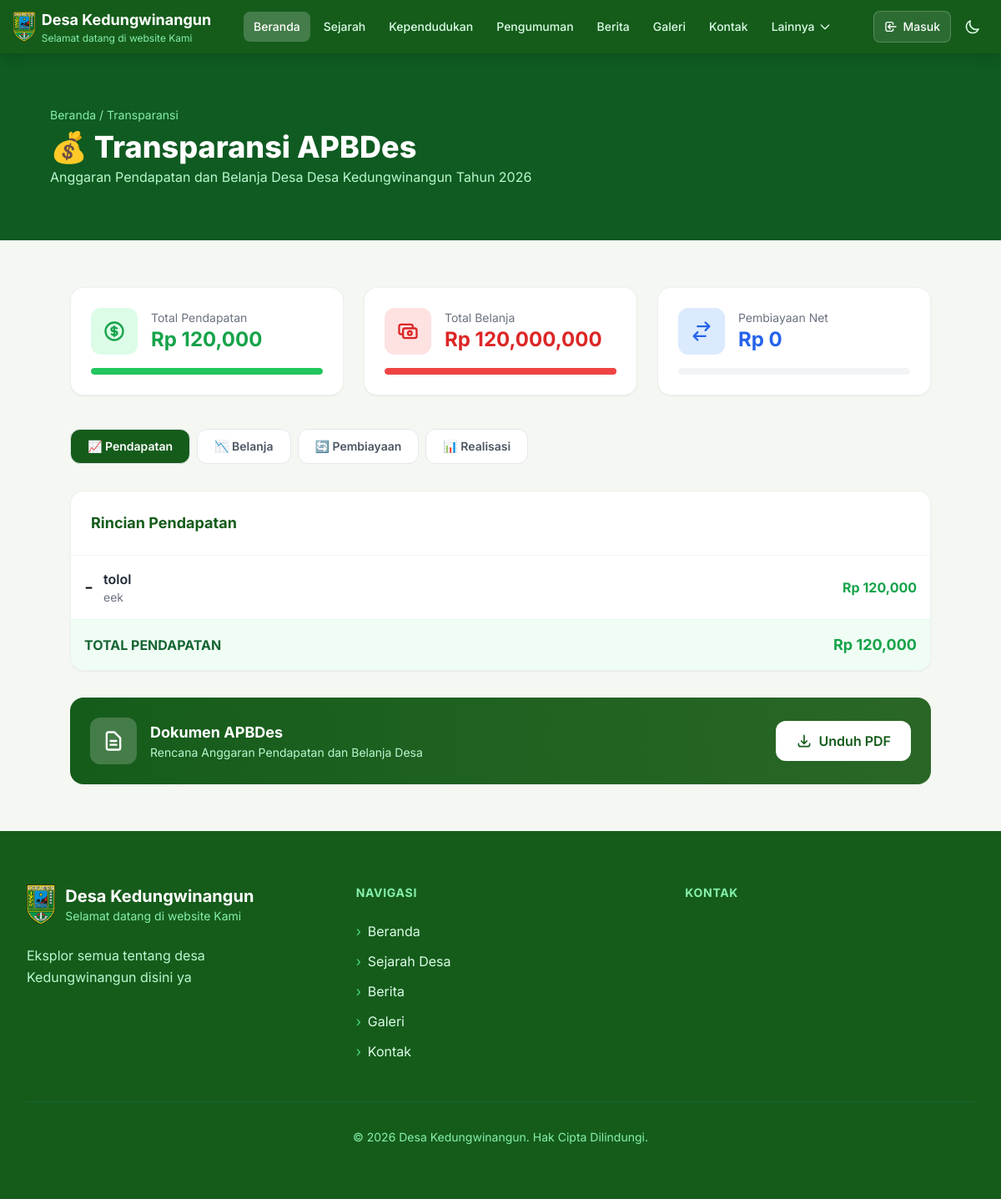
The app's page /transparansi, older data.
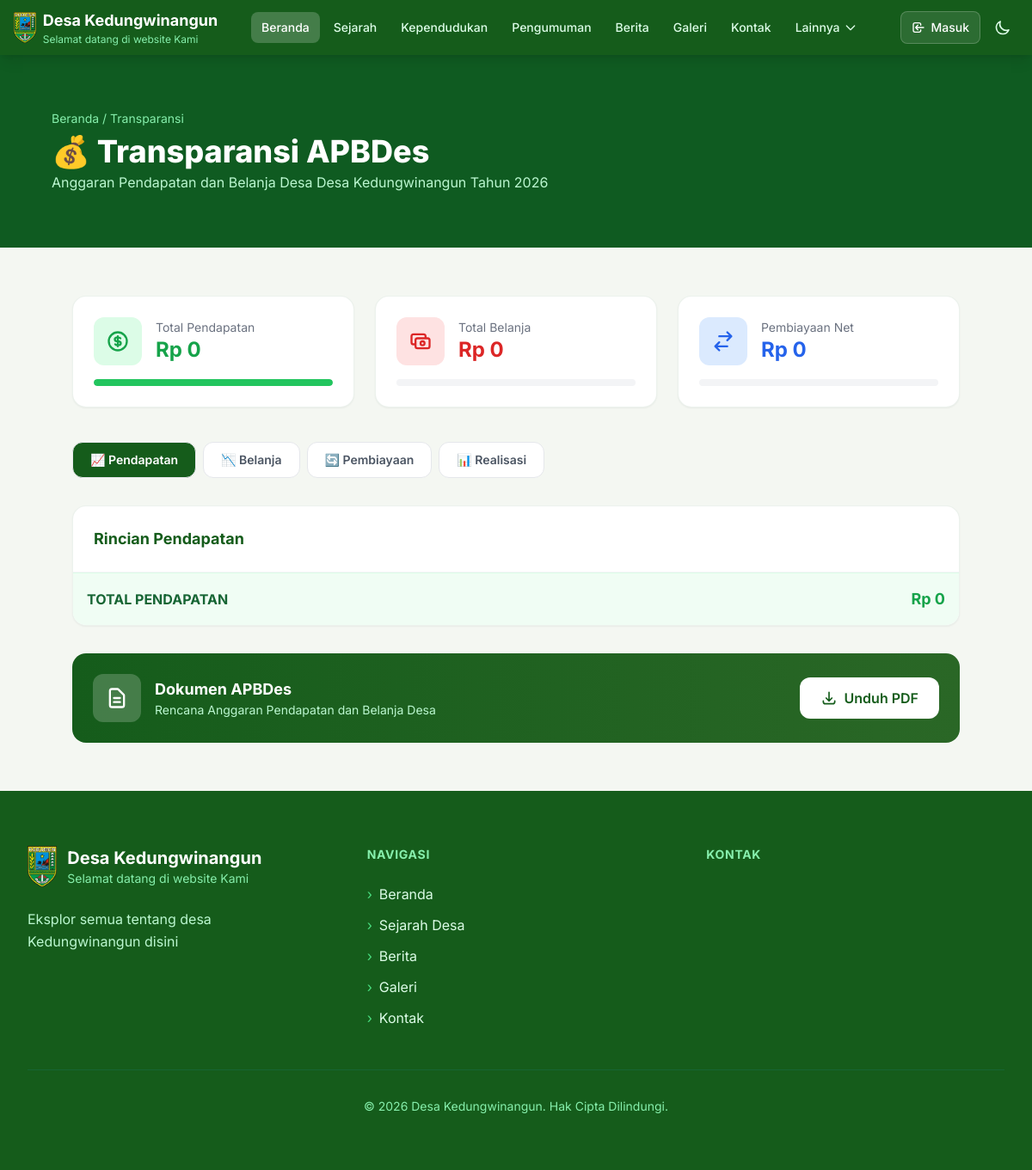
The same page, newer data.
### tables this page shows
CREATE TABLE apbdes (
                id INTEGER PRIMARY KEY AUTOINCREMENT,
                tahun INTEGER NOT NULL,
                jenis TEXT NOT NULL,
                nama TEXT NOT NULL,
                icon TEXT DEFAULT '📄',
                jumlah INTEGER DEFAULT 0,
                deskripsi TEXT,
                created_at TIMESTAMP DEFAULT CURRENT_TIMESTAMP,
                updated_at TIMESTAMP DEFAULT CURRENT_TIMESTAMP
            );

CREATE TABLE config (
                key TEXT PRIMARY KEY,
                value TEXT
            );

### routes/public.py (the view)
@public_bp.route("/transparansi")
def transparansi():
    from datetime import datetime
    try:
        from models import get_all_pages, get_apbdes_by_tahun, get_apbdes_summary, get_available_tahun
        desa_info = get_desa_info_with_maps()
        custom_pages = get_all_pages()
        tahun_list = get_available_tahun()
        if not tahun_list:
            tahun_list = [datetime.now().year]
        tahun = request.args.get('tahun', tahun_list[0], type=int)
        apbdes_list = get_apbdes_by_tahun(tahun)
        summary = get_apbdes_summary(tahun)
        grouped = {'pendapatan': [], 'belanja': [], 'pembiayaan': []}
        for item in apbdes_list:
            if item['jenis'] in grouped:
                grouped[item['jenis']].append(item)
        total_pendapatan = sum(item['jumlah'] for item in grouped['pendapatan'])
        total_belanja = sum(item['jumlah'] for item in grouped['belanja'])
        total_pembiayaan_in = sum(item['jumlah'] for item in grouped['pembiayaan']) if grouped['pembiayaan'] else 0
        pembiayaan_net = total_pembiayaan_in  # Simplified
        apbdes = {
            'tahun': tahun,
            'total_pendapatan': total_pendapatan,
            'total_belanja': total_belanja,
            'pembiayaan_net': pembiayaan_net,
            'pendapatan': grouped['pendapatan'],
            'belanja': grouped['belanja'],
            'pembiayaan': grouped['pembiayaan'],
            'realisasi': [
                {'icon': '🛠️', 'nama': 'Pembangunan', 'realisasi': 65, 'jumlah_rencana': 400_000_000, 'jumlah_realisasi': 260_000_000},
                {'icon': '👥', 'nama': 'Pemerintahan', 'realisasi': 80, 'jumlah_rencana': 200_000_000, 'jumlah_realisasi': 160_000_000},
                {'icon': '🤝', 'nama': 'Pemberdayaan', 'realisasi': 45, 'jumlah_rencana': 120_000_000, 'jumlah_realisasi': 54_000_000},
                {'icon': '🎭', 'nama': 'Kegiatan', 'realisasi': 90, 'jumlah_rencana': 100_000_000, 'jumlah_realisasi': 90_000_000},
            ],
        }
        return render_template(
            "transparansi.html",
            page={"title": "Transparansi"},
            desa=desa_info,
            nav_links=NAV_LINKS,
            tahun=tahun,
            site_name=desa_info['nama'],
            site_tagline=desa_info['tagline'],
            site_description=desa_info['deskripsi'],
            custom_pages=custom_pages,
            apbdes=apbdes,
        )
    except Exception as e:
        logger.error(f"Error loading transparansi page: {str(e)}")
        flash('Terjadi kesalahan saat memuat halaman transparansi', 'error')
        return redirect(url_for('public.index'))

### app.py (called while the page is built)
@app.context_processor
def inject_openrouter_key():
    return {
        'openrouter_api_key': environ.get('OPENROUTER_API_KEY', '')
    }

@app.context_processor
def inject_custom_pages():
    from models import get_all_pages
    return {'custom_pages_nav': get_all_pages()}

### models.py (called while the page is built)
def get_db_connection():
    conn = sqlite3.connect(Config.DB_NAME)
    conn.row_factory = sqlite3.Row
    return conn

def get_config(key, default=None):
    try:
        conn = get_db_connection()
        cursor = conn.cursor()
        cursor.execute('SELECT value FROM config WHERE key = ?', (key,))
        row = cursor.fetchone()
        conn.close()
        return row['value'] if row else (default if default is not None else DEFAULT_CONFIG.get(key, ''))
    except Exception as e:
        logger.error(f"Error getting config '{key}': {str(e)}")
        return default if default is not None else DEFAULT_CONFIG.get(key, '')

### routes/public.py (called while the page is built)
def get_desa_info_with_maps():
    info = get_desa_info()
    info['maps_embed_url'] = MAPS_EMBED_URL
    info['dusun'] = DUSUN_DATA
    return info

### templates/transparansi.html (shortened to what the changed rows need)
<!DOCTYPE html>
<html lang="id">
<head>
    <script src="https://cdn.tailwindcss.com"></script>
    <link rel="stylesheet" href="{{ url_for('static', filename='styles.css') }}">
</head>
<body>
    {% include 'partials/navbar.html' %}
    <div class="bg-[#0F5B21] px-6 py-10 md:px-[5%] md:py-16 text-white">
        <h1 class="text-2xl md:text-4xl font-extrabold">💰 Transparansi APBDes</h1>
    </div>
    <div class="px-6 py-10 md:px-[5%] md:py-14 max-w-6xl mx-auto">
        <div class="grid grid-cols-1 md:grid-cols-3 gap-6 mb-10">
            <div class="bg-white rounded-2xl p-6 shadow-sm border border-[rgba(21,92,27,0.08)]">
                <div class="flex items-center gap-4 mb-4">
                    <div>
                        <p class="text-gray-500 text-sm">Total Pendapatan</p>
                        <p class="text-2xl font-bold text-green-600">Rp {{ "{:,.0f}".format(apbdes.total_pendapatan) }}</p>
                    </div>
                </div>
            </div>
            <div class="bg-white rounded-2xl p-6 shadow-sm border border-[rgba(21,92,27,0.08)]">
                <div class="flex items-center gap-4 mb-4">
                    <div>
                        <p class="text-gray-500 text-sm">Total Belanja</p>
                        <p class="text-2xl font-bold text-red-600">Rp {{ "{:,.0f}".format(apbdes.total_belanja) }}</p>
                    </div>
                </div>
                <div class="h-2 bg-gray-100 rounded-full overflow-hidden">
                    <div class="h-full bg-red-500 rounded-full" style="width: {% if apbdes.total_pendapatan > 0 %}{{ (apbdes.total_belanja / apbdes.total_pendapatan * 100)|round|int }}{% else %}0{% endif %}%"></div>
                </div>
            </div>
        </div>
        <div x-data="{ activeTab: 'pendapatan' }">
            <div x-show="activeTab === 'pendapatan'" class="bg-white rounded-2xl shadow-sm border border-[rgba(21,92,27,0.08)] overflow-hidden">
                <div class="divide-y divide-gray-100">
                    {% for item in apbdes.pendapatan %}
                    <div class="flex items-center justify-between p-4 hover:bg-gray-50 transition-colors">
                        <div class="flex items-center gap-3">
                            <span class="text-2xl">{{ item.icon }}</span>
                            <div>
                                <p class="font-semibold text-gray-800">{{ item.nama }}</p>
                                <p class="text-sm text-gray-500">{{ item.deskripsi }}</p>
                            </div>
                        </div>
                        <div class="text-right">
                            <p class="font-bold text-green-600">Rp {{ "{:,.0f}".format(item.jumlah) }}</p>
                        </div>
                    </div>
                    {% endfor %}
                </div>
                <div class="p-4 bg-green-50 border-t border-green-100">
                    <div class="flex items-center justify-between">
                        <span class="font-bold text-green-800">TOTAL PENDAPATAN</span>
                        <span class="font-bold text-green-600 text-lg">Rp {{ "{:,.0f}".format(apbdes.total_pendapatan) }}</span>
                    </div>
                </div>
            </div>
        </div>
    </div>
    {% include 'partials/footer.html' %}
</body>
</html>

### templates/partials/navbar.html (shortened to what this page needs)
<nav class="bg-[#155C1B] sticky top-0 z-50 shadow-lg">
    <div class="max-w-7xl mx-auto px-4">
        <div class="flex items-center justify-between h-14 md:h-16">
            <a href="{{ url_for('public.index') }}" class="flex items-center gap-2">
                <img src="{{ url_for('static', filename='images/kebumen.png') }}" alt="Logo" class="h-9 w-auto">
                <div class="hidden sm:block">
                    <div class="text-white font-bold text-sm md:text-lg">{{ site_name or 'Desa' }}</div>
                    <div class="text-green-300 text-[10px] md:text-xs">{{ site_tagline or '' }}</div>
                </div>
            </a>
            <div class="hidden lg:flex items-center gap-1">
                {% for link in nav_links %}
                <a href="{{ link.href }}" class="px-3 py-2 rounded-lg text-sm font-medium transition-colors
                       {% if link.active %}bg-white/20 text-white{% else %}text-green-100 hover:bg-white/10 hover:text-white{% endif %}">
                    {{ link.label }}
                </a>
                {% endfor %}
                <div class="relative" x-data="{ open: false }">
                    <button @click="open = !open" @click.away="open = false"
                            class="px-3 py-2 rounded-lg text-sm font-medium transition-colors flex items-center gap-1 text-green-100 hover:bg-white/10 hover:text-white">
                        Lainnya
                        <svg class="w-4 h-4 transition-transform" :class="{'rotate-180': open}" fill="none" stroke="currentColor" viewBox="0 0 24 24">
                            <path stroke-linecap="round" stroke-linejoin="round" stroke-width="2" d="M19 9l-7 7-7-7"/>
                        </svg>
                    </button>
                </div>
            </div>
            <div class="flex items-center gap-1 md:gap-2">
                {% if not session.user_logged_in %}
                <div class="hidden md:flex items-center gap-2">
                    <a href="{{ url_for('public.login') }}" class="flex items-center gap-1.5 px-3 py-2 rounded-lg text-white text-sm font-medium bg-white/10 hover:bg-white/20 border border-white/20 transition-all">
                        <svg class="w-4 h-4" fill="none" stroke="currentColor" viewBox="0 0 24 24">
                            <path stroke-linecap="round" stroke-linejoin="round" stroke-width="2" d="M11 16l-4-4m0 0l4-4m-4 4h14m-5 4v1a3 3 0 01-3 3H6a3 3 0 01-3-3V7a3 3 0 013-3h7a3 3 0 013 3v1"/>
                        </svg>
                        Masuk
                    </a>
                </div>
                {% endif %}
                <button id="btn-dark" class="p-2 rounded-lg text-green-100 hover:bg-white/10 transition-colors" aria-label="Dark mode">
                    <svg id="icon-moon" class="w-5 h-5" fill="none" stroke="currentColor" viewBox="0 0 24 24">
                        <path stroke-linecap="round" stroke-linejoin="round" stroke-width="2" d="M20.354 15.354A9 9 0 018.646 3.646 9.003 9.003 0 0012 21a9.003 9.003 0 008.354-5.646z"/>
                    </svg>
                </button>
            </div>
        </div>
    </div>
</nav>

### templates/partials/footer.html (shortened to what this page needs)
<footer class="bg-[#155C1B] text-white">
    <div class="max-w-7xl mx-auto px-4 sm:px-6 lg:px-8 py-16">
        <div class="grid grid-cols-1 md:grid-cols-3 gap-12">
            <div class="reveal-footer">
                <a href="{{ url_for('public.index') }}" class="flex items-center gap-3 mb-6 group">
                    <img src="{{ url_for('static', filename='images/kebumen.png') }}" alt="Logo" class="h-12 w-auto transition-transform duration-300 group-hover:scale-105">
                    <div>
                        <h3 class="font-bold text-xl">{{ site_name or 'Desa' }}</h3>
                        <p class="text-green-300 text-sm">{{ site_tagline or '' }}</p>
                    </div>
                </a>
                <p class="text-green-200 leading-relaxed mb-6">{{ site_description or '' }}</p>
            </div>
            <div class="reveal-footer" style="transition-delay: 0.1s;">
                <h4 class="font-bold text-lg mb-6 text-green-300 uppercase tracking-wider text-sm">Navigasi</h4>
                <ul class="space-y-3">
                    <li>
                        <a href="{{ url_for('public.index') }}" class="text-green-100 hover:text-white transition-colors duration-200 flex items-center gap-2 group">
                            <span class="text-green-400 group-hover:translate-x-1 transition-transform duration-200">›</span>
                            Beranda
                        </a>
                    </li>
                    <li>
                        <a href="{{ url_for('public.sejarah') }}" class="text-green-100 hover:text-white transition-colors duration-200 flex items-center gap-2 group">
                            <span class="text-green-400 group-hover:translate-x-1 transition-transform duration-200">›</span>
                            Sejarah Desa
                        </a>
                    </li>
                    <li>
                        <a href="{{ url_for('public.berita') }}" class="text-green-100 hover:text-white transition-colors duration-200 flex items-center gap-2 group">
                            <span class="text-green-400 group-hover:translate-x-1 transition-transform duration-200">›</span>
                            Berita
                        </a>
                    </li>
                    <li>
                        <a href="{{ url_for('public.galeri') }}" class="text-green-100 hover:text-white transition-colors duration-200 flex items-center gap-2 group">
                            <span class="text-green-400 group-hover:translate-x-1 transition-transform duration-200">›</span>
                            Galeri
                        </a>
                    </li>
                    <li>
                        <a href="{{ url_for('public.kontak') }}" class="text-green-100 hover:text-white transition-colors duration-200 flex items-center gap-2 group">
                            <span class="text-green-400 group-hover:translate-x-1 transition-transform duration-200">›</span>
                            Kontak
                        </a>
                    </li>
                </ul>
            </div>
            <div class="reveal-footer" style="transition-delay: 0.2s;">
                <h4 class="font-bold text-lg mb-6 text-green-300 uppercase tracking-wider text-sm">Kontak</h4>
            </div>
        </div>
        <div class="mt-12 pt-8 border-t border-green-800 text-center">
            <p class="text-green-300 text-sm">© {{ tahun }} {{ site_name or 'Desa' }}. Hak Cipta Dilindungi.</p>
        </div>
    </div>
</footer>

Row changes from the older to the newer data that the page shows:
removed apbdes: icon "-", nama "tolol", deskripsi "eek", jumlah "120,000"
changed config: value "Eksplor semua tentang desa Kedungwinangun disini ya" → "Eksplor semua tentang desa Kedungwinangun disini"
Text that changed along with them:
{{ "{:,.0f}".format(apbdes.total_pendapatan) }}: "120,000" → "0"
{{ "{:,.0f}".format(apbdes.total_belanja) }}: "120,000,000" → "0"
